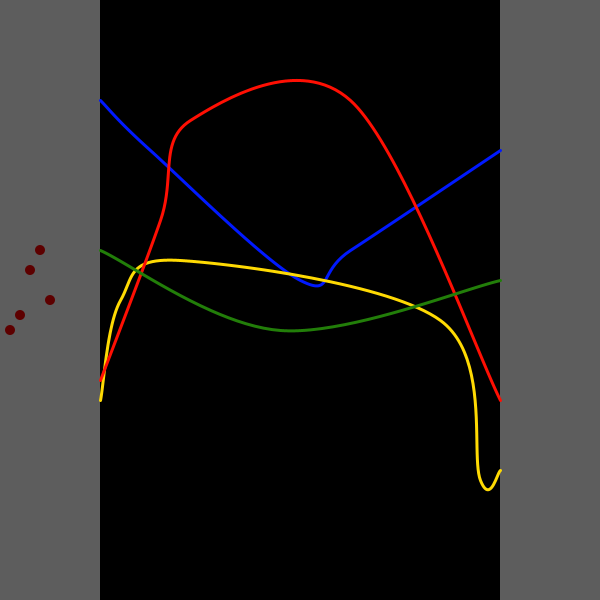
Frame 1 (no input)
Frame 60 (the mouse pressed at the canvas centre just before this capture): identical to frame 1, image omitted
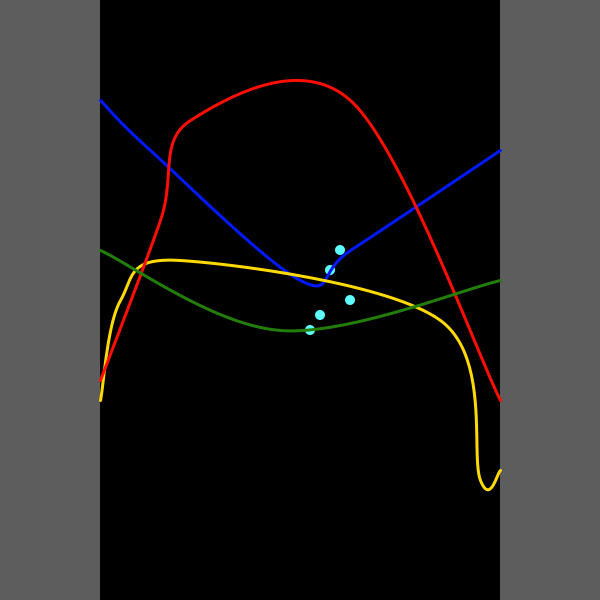
Frame 120 (the mouse held since frame 60 and released just before this capture)

The Processing sketch that drew these frames (run headless with seeded random() and noise(); from frame 60 on, the mouse is pressed at the canvas centre):

// Processing sketch: processing_112426
// ── processing_112426.pde

void setup(){
  size (600,600);
  background(0,0,0);
  
}


void draw(){
  background(0,0,0);
  noStroke();
  fill(93,93,93);
  rect(0,0,100,600);
  rect(600,0,-100,600);
  fill(93,mouseX,mouseX);
  ellipse(mouseX+50,300,10,10);
  ellipse(mouseX+10,330,10,10);
  ellipse(mouseX+30,270,10,10);
  ellipse(mouseX+20,315,10,10);
  ellipse(mouseX+40,250,10,10);
  
  stroke(0,25,255);
 strokeWeight(3);
 noFill();
beginShape();
curveVertex(100,100);
curveVertex(100,100);
curveVertex(150,150);
curveVertex(300,280);
curveVertex(350,250);
curveVertex(500,150);
curveVertex(500,150);

endShape();


 stroke(255,218,3);
 strokeWeight(3);
 noFill();
beginShape();
curveVertex(100,400);
curveVertex(100,400);
curveVertex(120,300);
curveVertex(180,260);
curveVertex(440,320);
curveVertex(480,480);
curveVertex(500,470);
curveVertex(500,470);

endShape();
  
  
stroke(255,15,3);
 strokeWeight(3);
 noFill();
beginShape();
curveVertex(100,380);
curveVertex(100,380);
curveVertex(160,220);
curveVertex(190,120);
curveVertex(350,100);
curveVertex(500,400);
curveVertex(500,400);
endShape();

stroke(34,126,9);
 strokeWeight(3);
 noFill();
beginShape();
curveVertex(100,250);
curveVertex(100,250);
curveVertex(280,330);
curveVertex(500,280);
curveVertex(500,280);
endShape();


  }
